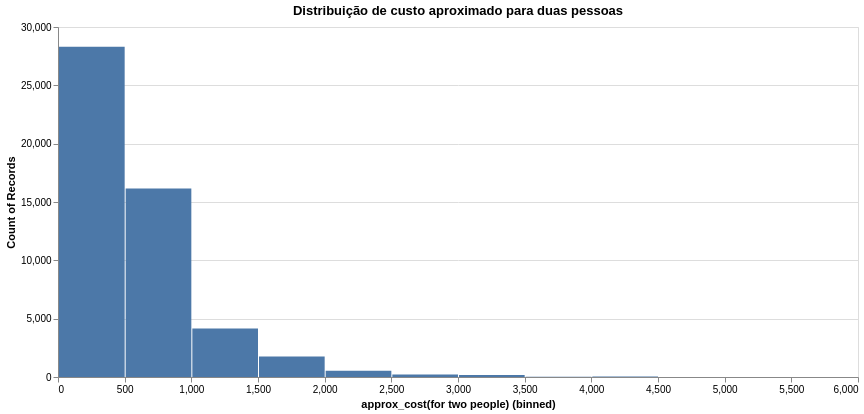

Notebook source saved alongside this figure:
### Code cell
restaurantes.plot.bar(x = alt.X('approx_cost(for two people)', bin=alt.Bin(maxbins=20)), y = alt.Y('count()')).properties(width = 800, height = 350, title = 'Distribuição de custo aproximado para duas pessoas' )

### Figure 1 — Vega specification as saved in the notebook (floating-point values rounded to 4 significant figures)
{"$schema": "https://vega.github.io/schema/vega/v5.json", "data": [{"name": "param_8_store"}, {"name": "source_0", "values": [{"__count": 16151, "bin_maxbins_20_approx_cost(for two people)": 500.0, "bin_maxbins_20_approx_cost(for two people)_end": 1000.0}, {"__count": 28303, "bin_maxbins_20_approx_cost(for two people)": 0.0, "bin_maxbins_20_approx_cost(for two people)_end": 500.0}, {"__count": 4167, "bin_maxbins_20_approx_cost(for two people)": 1000.0, "bin_maxbins_20_approx_cost(for two people)_end": 1500.0}, {"__count": 1763, "bin_maxbins_20_approx_cost(for two people)": 1500.0, "bin_maxbins_20_approx_cost(for two people)_end": 2000.0}, {"__count": 542, "bin_maxbins_20_approx_cost(for two people)": 2000.0, "bin_maxbins_20_approx_cost(for two people)_end": 2500.0}, {"__count": 204, "bin_maxbins_20_approx_cost(for two people)": 2500.0, "bin_maxbins_20_approx_cost(for two people)_end": 3000.0}, {"__count": 177, "bin_maxbins_20_approx_cost(for two people)": 3000.0, "bin_maxbins_20_approx_cost(for two people)_end": 3500.0}, {"__count": 26, "bin_maxbins_20_approx_cost(for two people)": 3500.0, "bin_maxbins_20_approx_cost(for two people)_end": 4000.0}, {"__count": 33, "bin_maxbins_20_approx_cost(for two people)": 4000.0, "bin_maxbins_20_approx_cost(for two people)_end": 4500.0}, {"__count": 2, "bin_maxbins_20_approx_cost(for two people)": 5500.0, "bin_maxbins_20_approx_cost(for two people)_end": 6000.0}, {"__count": 1, "bin_maxbins_20_approx_cost(for two people)": 5000.0, "bin_maxbins_20_approx_cost(for two people)_end": 5500.0}, {"__count": 2, "bin_maxbins_20_approx_cost(for two people)": 4500.0, "bin_maxbins_20_approx_cost(for two people)_end": 5000.0}]}, {"name": "source_0_y_domain___count", "values": [{"min": 1, "max": 28303}]}], "signals": [{"name": "bin_maxbins_20_approx_cost_for_two_people__bins", "value": {"fields": ["approx_cost(for two people)"], "fname": "bin_approx_cost(for two people)", "start": 0.0, "step": 500.0, "stop": 6000.0}}, {"name": "unit", "value": {}, "on": [{"events": "pointermove", "update": "isTuple(group()) ? group() : unit"}]}, {"name": "param_8", "update": "vlSelectionResolve(\"param_8_store\", \"union\")"}, {"name": "param_8_approx_cost_for_two_people_", "on": [{"events": [{"source": "view", "type": "dblclick"}], "update": "null"}, {"events": {"signal": "param_8_translate_delta"}, "update": "panLinear(param_8_translate_anchor.extent_x, -param_8_translate_delta.x / width)"}, {"events": {"signal": "param_8_zoom_delta"}, "update": "zoomLinear(domain(\"x\"), param_8_zoom_anchor.x, param_8_zoom_delta)"}]}, {"name": "param_8_tuple", "on": [{"events": [{"signal": "param_8_approx_cost_for_two_people_"}], "update": "param_8_approx_cost_for_two_people_ ? {unit: \"\", fields: param_8_tuple_fields, values: [param_8_approx_cost_for_two_people_]} : null"}]}, {"name": "param_8_tuple_fields", "value": [{"field": "approx_cost(for two people)", "channel": "x", "type": "R"}]}, {"name": "param_8_translate_anchor", "value": {}, "on": [{"events": [{"source": "scope", "type": "pointerdown"}], "update": "{x: x(unit), y: y(unit), extent_x: domain(\"x\")}"}]}, {"name": "param_8_translate_delta", "value": {}, "on": [{"events": [{"source": "window", "between": [{"source": "scope", "type": "pointerdown"}, {"source": "window", "type": "pointerup"}], "consume": true, "type": "pointermove"}], "update": "{x: param_8_translate_anchor.x - x(unit), y: param_8_translate_anchor.y - y(unit)}"}]}, {"name": "param_8_zoom_anchor", "on": [{"events": [{"source": "scope", "consume": true, "type": "wheel"}], "update": "{x: invert(\"x\", x(unit)), y: invert(\"y\", y(unit))}"}]}, {"name": "param_8_zoom_delta", "on": [{"events": [{"source": "scope", "type": "wheel", "consume": true}], "update": "pow(1.001, event.deltaY * pow(16, event.deltaMode))", "force": true}]}, {"name": "param_8_modify", "on": [{"events": {"signal": "param_8_tuple"}, "update": "modify(\"param_8_store\", param_8_tuple, true)"}]}], "marks": [{"type": "rect", "name": "marks", "from": {"data": "source_0"}, "encode": {"update": {"tooltip": {"signal": "{\"approx_cost(for two people) (binned)\": !isValid(datum[\"bin_maxbins_20_approx_cost(for two people)\"]) || !isFinite(+datum[\"bin_maxbins_20_approx_cost(for two people)\"]) ? \"null\" : format(datum[\"bin_maxbins_20_approx_cost(for two people)\"], \"\") + \" – \" + format(datum[\"bin_maxbins_20_approx_cost(for two people)_end\"], \"\"), \"Count of Records\": format(datum[\"__count\"], \"\")}"}, "y": {"field": "__count", "scale": "y"}, "y2": {"value": 0, "scale": "y"}, "fill": {"value": "#4c78a8"}, "x": {"field": "bin_maxbins_20_approx_cost(for two people)_end", "scale": "x", "offset": {"signal": "0.5 + (abs(scale(\"x\", datum[\"bin_maxbins_20_approx_cost(for two people)_end\"]) - scale(\"x\", datum[\"bin_maxbins_20_approx_cost(for two people)\"])) < 0.25 ? 0.5 * (0.25 - (abs(scale(\"x\", datum[\"bin_maxbins_20_approx_cost(for two people)_end\"]) - scale(\"x\", datum[\"bin_maxbins_20_approx_cost(for two people)\"])))) : -0.5)"}}, "x2": {"field": "bin_maxbins_20_approx_cost(for two people)", "scale": "x", "offset": {"signal": "0.5 + (abs(scale(\"x\", datum[\"bin_maxbins_20_approx_cost(for two people)_end\"]) - scale(\"x\", datum[\"bin_maxbins_20_approx_cost(for two people)\"])) < 0.25 ? -0.5 * (0.25 - (abs(scale(\"x\", datum[\"bin_maxbins_20_approx_cost(for two people)_end\"]) - scale(\"x\", datum[\"bin_maxbins_20_approx_cost(for two people)\"])))) : 0.5)"}}}}, "clip": true, "style": ["bar"], "interactive": true}], "scales": [{"name": "x", "type": "linear", "domain": {"signal": "[bin_maxbins_20_approx_cost_for_two_people__bins.start, bin_maxbins_20_approx_cost_for_two_people__bins.stop]"}, "range": [0, {"signal": "width"}], "bins": {"signal": "bin_maxbins_20_approx_cost_for_two_people__bins"}, "zero": false, "domainRaw": {"signal": "param_8[\"approx_cost(for two people)\"]"}}, {"name": "y", "type": "linear", "domain": [{"signal": "(data(\"source_0_y_domain___count\")[0] || {}).min"}, {"signal": "(data(\"source_0_y_domain___count\")[0] || {}).max"}], "range": [{"signal": "height"}, 0], "zero": true, "nice": true}], "axes": [{"scale": "y", "domain": false, "aria": false, "minExtent": 0, "ticks": false, "labels": false, "tickCount": {"signal": "ceil(height/40)"}, "grid": true, "maxExtent": 0, "orient": "left", "gridScale": "x", "zindex": 0}, {"scale": "x", "title": "approx_cost(for two people) (binned)", "orient": "bottom", "grid": false, "labelOverlap": true, "tickCount": {"signal": "ceil(width/10)"}, "zindex": 0, "labelFlush": true}, {"scale": "y", "grid": false, "title": "Count of Records", "tickCount": {"signal": "ceil(height/40)"}, "orient": "left", "labelOverlap": true, "zindex": 0}], "title": {"text": "Distribuição de custo aproximado para duas pessoas", "frame": "group"}, "height": 350, "padding": 5, "width": 800, "background": "white", "style": "cell"}
